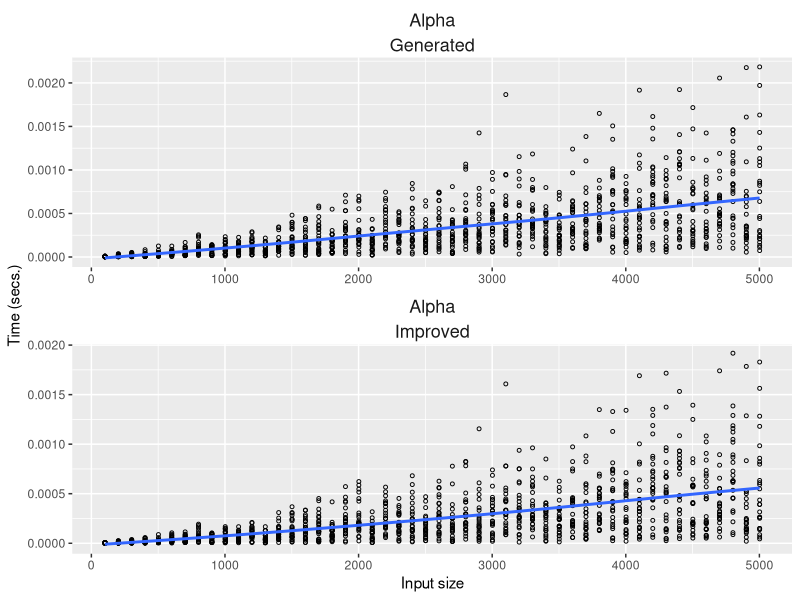
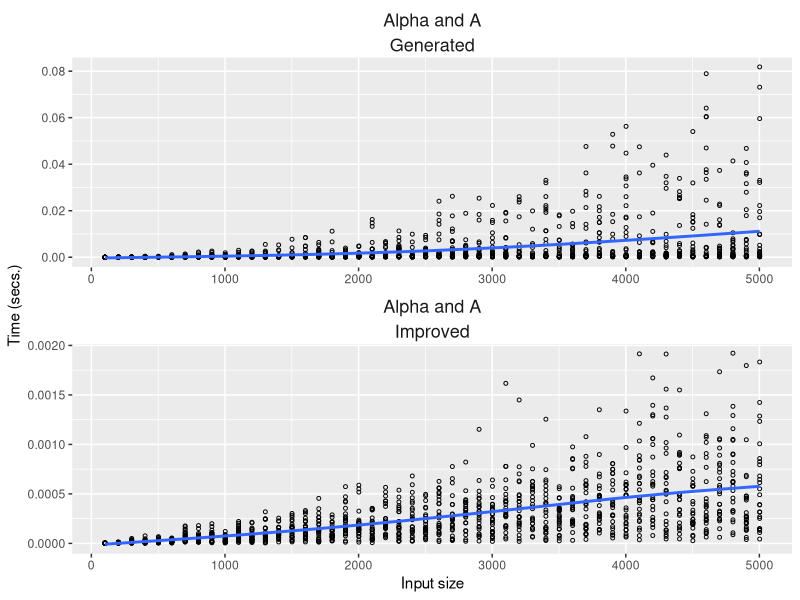
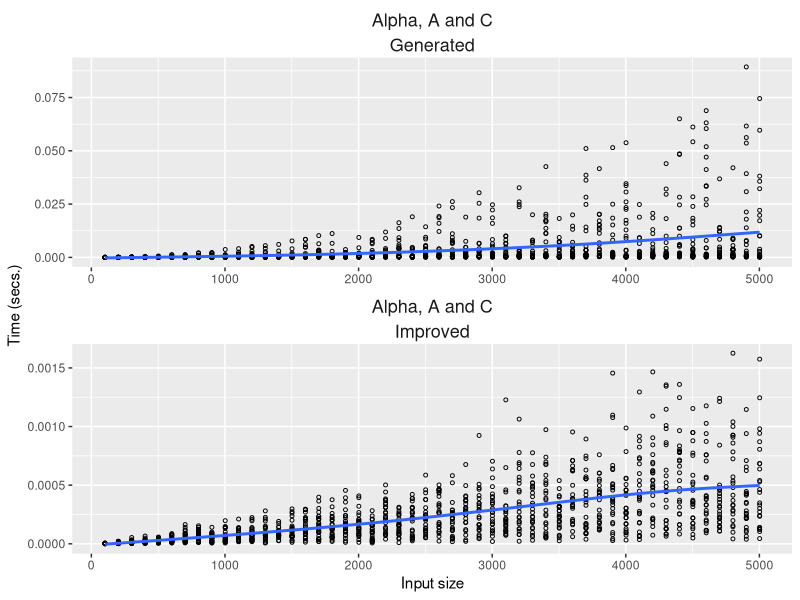
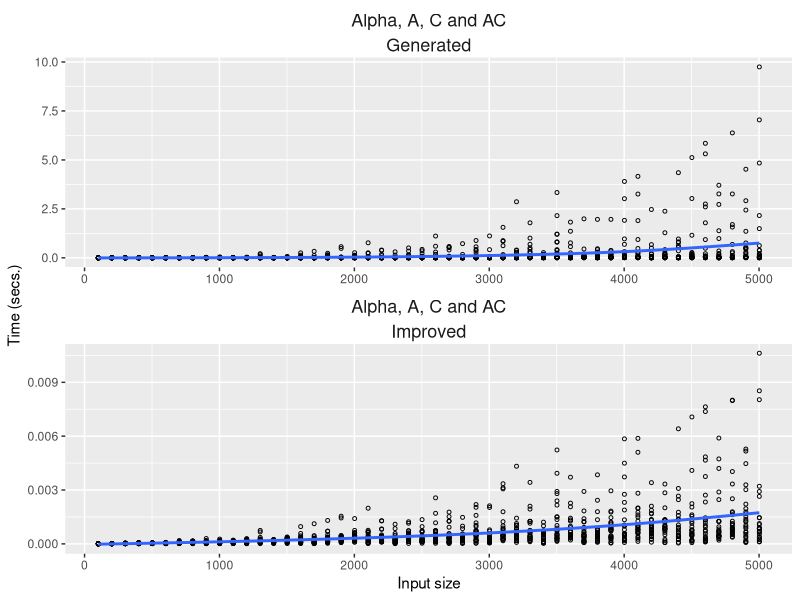

Write R code to recreate these figures, in order.
 # ============================================================================
 # Project     : Nominal A, AC and C Unification
 # File        : results.r
 # Authors     : Washington Lu\'is R. de Carvalho Segundo and
 #               Mauricio Ayala Rinc\'on 
 #               Universidade de Bras\'ilia (UnB) - Brazil
 #               Group of Theory of Computation
 
 # Description : 
 # Last Modified On: Sep 27, 2018.
 # ============================================================================

library(ggplot2)
library(dplyr)


experiments <- read.csv("results.csv")

alpha <- filter(experiments, set == "Alpha")
alpha_A <- filter(experiments, set == "Alpha and A")
alpha_A_C <- filter(experiments, set == "Alpha, A and C")
alpha_A_C_AC <- filter(experiments, set == "Alpha, A, C and AC")
alpha_max <- group_by(alpha, algorithm, size) %>% summarise(max = max(time))
alpha_A_max <- group_by(alpha_A, algorithm, size) %>% summarise(max = max(time))
alpha_A_C_max <- group_by(alpha_A_C, algorithm, size) %>% summarise(max = max(time))
alpha_A_C_AC_max <- group_by(alpha_A_C_AC, algorithm, size) %>% summarise(max = max(time))


point_style = geom_point(size = 1,  shape=21)
plot_theme = theme(plot.title = element_text(hjust = 0.5),
                   strip.text.x = element_text(size=13, margin = margin(.1, 0, .1, 0, "cm")),
                   strip.text.y = element_text(size=13), 
                   strip.background = element_rect(colour="white", fill="#FFFFFF"))
plot_wrap = facet_wrap(set ~ algorithm, scales = "free", nrow = 2)
plot_stat = stat_smooth(method = "auto", se = FALSE)
x_label = xlab ("Input size")
y_label = ylab("Time (secs.)")


alpha_plot = ggplot(alpha, aes(x = size, y = time)) + point_style +
             plot_theme + plot_wrap + plot_stat + x_label + y_label
alpha_A_plot = ggplot(alpha_A, aes(x = size, y = time)) + point_style +
  plot_theme + plot_wrap + plot_stat + x_label + y_label
alpha_A_C_plot = ggplot(alpha_A_C, aes(x = size, y = time)) + point_style +
  plot_theme + plot_wrap + plot_stat + x_label + y_label
alpha_A_C_AC_plot = ggplot(alpha_A_C_AC, aes(x = size, y = time)) + point_style +
  plot_theme + plot_wrap + plot_stat + x_label + y_label 

alpha_plot
alpha_A_plot
alpha_A_C_plot
alpha_A_C_AC_plot
